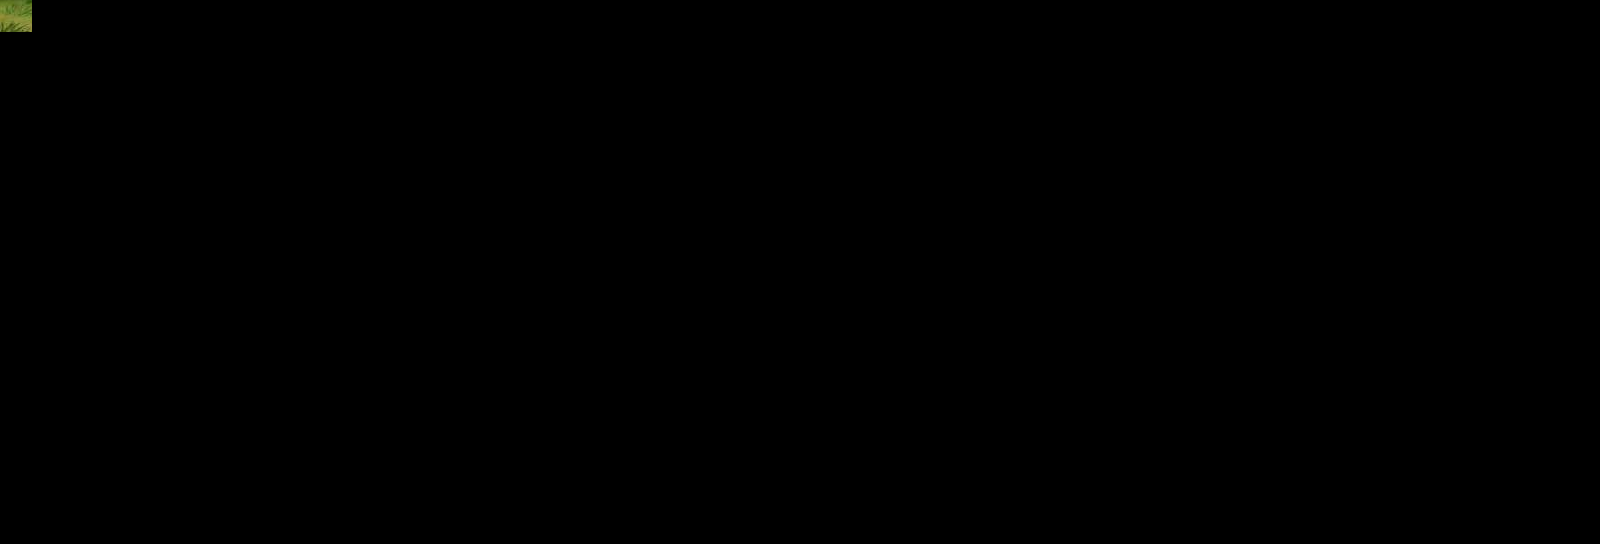

This game map was drawn from its Tiled (.tmx) file and the tilesets committed beside it. A one-line description and the trimmed map source follow:
An orthogonal 50x17 tile map with 32x32 px tiles, 1 tile layer (layer) and 3 objects (3x actor).

<map version="1.0" orientation="orthogonal" renderorder="right-down" width="50" height="17" tilewidth="32" tileheight="32" nextobjectid="15">
 <properties>
  <property name="space_box_num_x" type="int" value="32" />
  <property name="space_box_num_y" type="int" value="2" />
  <property name="space_box_num_z" type="int" value="8" />
  <property name="space_cell_num_x" type="int" value="160" />
  <property name="space_cell_num_y" type="int" value="0" />
  <property name="space_cell_num_z" type="int" value="40" />
  <property name="space_ori_x" type="float" value="-200" />
  <property name="space_ori_y" type="float" value="0" />
  <property name="space_ori_z" type="float" value="200" />
  <property name="space_size_x" type="float" value="1600" />
  <property name="space_size_y" type="float" value="200" />
  <property name="space_size_z" type="float" value="400" />
 </properties>
 <tileset firstgid="1" name="tile1" tilewidth="32" tileheight="32" spacing="1" margin="1" tilecount="208" columns="16">
  <image source="Image_357_at_frame_10.jpg" width="560" height="429" />
 </tileset>
 <layer name="layer" width="50" height="17">
  <data>[850 cells, 1 non-empty, 1 distinct tile ids]</data>
 </layer>
 <objectgroup name="objlayer">
  <object id="1" name="actor" x="94" y="289">
   <properties>
    <property name="actor_id" type="int" value="1000" />
    <property name="actor_type" type="int" value="0" />
    <property name="ai_enabled" type="bool" value="true" />
    <property name="ai_update_interval" type="float" value="1" />
    <property name="first_state_id" type="int" value="2" />
    <property name="model_id" type="int" value="0" />
    <property name="rotation_x" type="float" value="0" />
    <property name="rotation_y" type="float" value="90" />
    <property name="rotation_z" type="float" value="0" />
    <property name="scale" type="float" value="10" />
   </properties>
  </object>
  <object id="13" name="actor" x="235" y="193">
   <properties>
    <property name="actor_id" type="int" value="1001" />
    <property name="actor_type" type="int" value="1" />
    <property name="ai_enabled" type="bool" value="true" />
    <property name="ai_update_interval" type="float" value="1" />
    <property name="first_state_id" type="int" value="1" />
    <property name="model_id" type="int" value="1" />
    <property name="rotation_x" type="float" value="0" />
    <property name="rotation_y" type="float" value="90" />
    <property name="rotation_z" type="float" value="0" />
    <property name="scale" type="float" value="1" />
   </properties>
  </object>
  <object id="14" name="actor" x="443" y="242">
   <properties>
    <property name="actor_id" type="int" value="1002" />
    <property name="actor_type" type="int" value="2" />
    <property name="ai_enabled" type="bool" value="true" />
    <property name="ai_update_interval" type="float" value="1" />
    <property name="first_state_id" type="int" value="2" />
    <property name="model_id" type="int" value="2" />
    <property name="rotation_x" type="float" value="0" />
    <property name="rotation_y" type="float" value="90" />
    <property name="rotation_z" type="float" value="0" />
    <property name="scale" type="float" value="1" />
   </properties>
  </object>
 </objectgroup>
</map>
